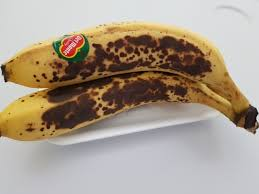
#> input picture CV/039.png, 259 x 194 px
$ python img_show.py
#> lines starting #> are read from the running program, lines starting #| are printed output that depends on the picture
import cv2
#import sys

img = cv2.imread('039.png', cv2.IMREAD_GRAYSCALE)
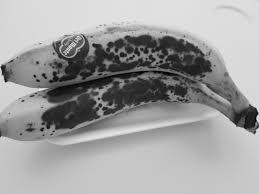
#> img: shape (194, 259); min 0, max 246, mean 158.7

# [5 lines of commented-out code are left out]
print(img.shape)
#| (194, 259)
#print(img)

cv2.namedWindow('Banana Image')
cv2.imshow('Banana Image', img)
cv2.waitKey(0)
cv2.destroyAllWindows()
